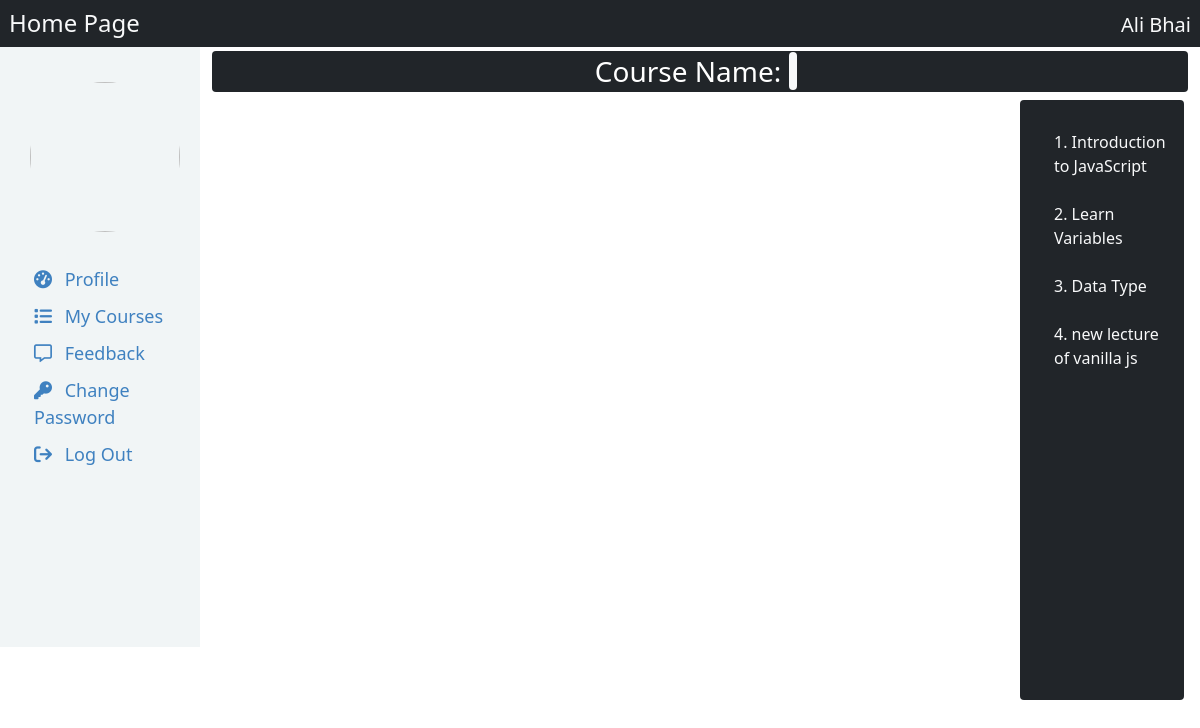
/LMS/student/watch-lectures.php?course_id=198 (signed in), run on the app's committed database.
### tables this page shows
CREATE TABLE `lessons` (
  `id` int(11) NOT NULL,
  `name` varchar(100) NOT NULL,
  `link` text NOT NULL,
  `description` text DEFAULT NULL,
  `c_id` int(11) DEFAULT NULL,
  `c_name` varchar(55) DEFAULT NULL,
  `date` date DEFAULT curdate()
);

### LMS/student/watch-lectures.php (the view, shortened to what this page needs)
<?php
    include "header.php";
    include "stu-dash-common.php";
?>
<?php
    $c_name = $_GET["course_name"];
    $c_id = $_GET["course_id"];
    $con = mysqli_connect("localhost", "root", "", "Lms_DB");
    $query = "select * from lessons where c_id = {$c_id}";
    $qr = mysqli_query($con, $query);
?>
 <div class="col">
 <h3 class="bg-dark text-white mt-1 p-1 rounded text-center"> Course Name: <span class="bg-light text-dark m-2 ps-1 pe-1 rounded"><?php echo $c_name; ?></span> </h3>
 <div class="row me-1 " style="height: 100%">
     <div class="col-10 text-center mt-5 pt-5">
     </div>
     <div class="col bg-dark text-light rounded">
        <ul class="dash_ul text-primary text-light">
            <?php if(mysqli_num_rows($qr)):
                $i=1;
                    while($row = mysqli_fetch_assoc($qr)):
                ?>
                <li class="lecture-li" role="button" id="<?php echo $row["id"];?>" onclick="fun(this.id)" > <?php echo $i++ . ". " . $row["name"]; ?> </li>
                <br/>
            <?php endwhile;
                  else:
                    echo" There are no lectures in this course!";
                  endif;
            ?>
        </ul>
     </div>
 </div>
    </div>
</div>
</div>

### LMS/student/css/main.css (style rules this page uses)
* { margin : 0; padding : 0; box-sizing: border-box; }
body { height: 100vh; overflow-x: hidden; }
.dash_ul { list-style: none; margin-top: 30px; margin-left: -10px !important; }

### data on the page
lessons: name "Introduction to JavaScript"
lessons: name "Learn Variables"
lessons: name "Data Type"
lessons: name "new lecture of vanilla js"

### other printed values
$_SESSION["loggedInName"] "Ali Bhai"
